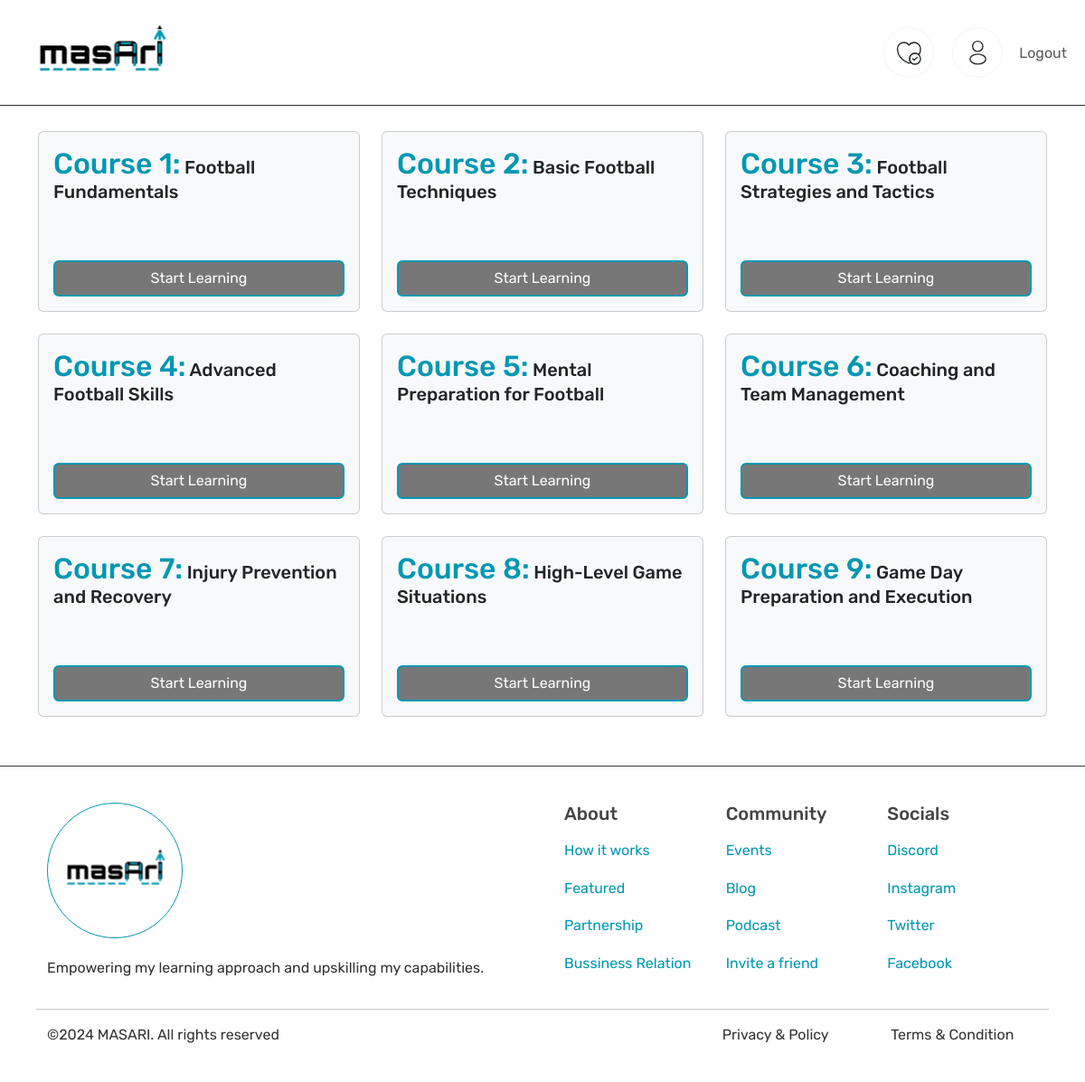
The page /learningpath/36 (signed in) on the database its author committed.
### app/models/models.py (models this page shows)
class Courses(db.Model):
    id = db.Column(db.Integer, primary_key=True)
    title = db.Column(db.String(100), nullable=False)
    description = db.Column(db.Text, nullable=True)
    user_id = db.Column(db.Integer, db.ForeignKey('users.id'), nullable=False)
    learning_path_id = db.Column(db.Integer, db.ForeignKey('learning_paths.id'), nullable=True)
    learning_path = db.relationship('LearningPaths', backref='courses')

### app/routes/main.py (the view)
@app.route('/learningpath/<int:path_id>', methods=['GET', 'POST'])
@login_required
def learningpath(path_id):
    courses = Courses.query.filter_by(learning_path_id=path_id).all()
    course_titles = [{'id':course.id, 'title': course.title} for course in courses]
    return render_template('learningpath.html', courses=course_titles)

### app/__init__.py (called while the page is built)
@login_manager.user_loader
def load_user(user_id):
    return models.Users.query.get(int(user_id))

### app/routes/main.py (called while the page is built)
@app.context_processor
def inject_user_id():
    if current_user.is_authenticated:
        return {'userId': current_user.id}
    else:
        return {'userId': None}

### templates/learningpath.html (shortened to what this page needs)
{% extends 'base.html' %}
{% block content %}
<link href="{{ url_for('static', filename='css/learningpath.css') }}" rel="stylesheet">
<div class="row" style="padding: 30px;">
    {% for course in courses %}
    <div class="col-lg-4 col-md-6 col-sm-12 mb-4" style="height: 200px;">
        <div class="card bg-light" style="height: 100%;">
            <div class="card-body">
                <h5 class="card-title"><span style="color: #0097b2; font-size: 32px;">Course {{ loop.index }}:</span> {{ course.title }}</h5>
                <button class="btn btn-bluesky generate-lessons" data-course-title="{{ course.title }}" data-course-id="{{ course.id }}">Start Learning</button>
            </div>
        </div>
    </div>
    {% endfor %}
</div>
{% endblock %}

### static/css/general.css (style rules this page uses)
body, html { margin: 0; padding: 0; box-sizing: border-box; }
body { font-family: "Rubik", sans-serif; font-optical-sizing: auto; font-style: normal; font-size: 16px; color: #333; }
.row { margin: 0 !important; }
h1, h2, h3, h4, h5, h6 { font-family: 'Rubik', sans-serif; font-weight: 500; color: #444; }
.btn-bluesky { background-color: #777; border: 2px solid #0097b2; color: #fff; transition: border-color, background-color 0.3s ease; }
.card-body { display: flex; flex-direction: column; justify-content: space-between; }

### rows shown on the page
Courses: title "Football Fundamentals"
Courses: title "Basic Football Techniques"
Courses: title "Football Strategies and Tactics"
Courses: title "Advanced Football Skills"
Courses: title "Mental Preparation for Football"
Courses: title "Coaching and Team Management"
Courses: title "Injury Prevention and Recovery"
Courses: title "High-Level Game Situations"
Courses: title "Game Day Preparation and Execution"
